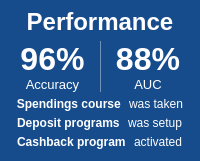
                             <widget class="QFrame" name="frame_6">
                              <property name="styleSheet">
                               <string notr="true">QFrame{
background-color: rgb(22, 76, 140);
border:0px solid red;
	color: rgb(255, 254, 255);
border-radius:30px
}</string>
                              </property>
                              <property name="frameShape">
                               <enum>QFrame::StyledPanel</enum>
                              </property>
                              <property name="frameShadow">
                               <enum>QFrame::Raised</enum>
                              </property>
                              <layout class="QVBoxLayout" name="verticalLayout_11">
                               <property name="spacing">
                                <number>5</number>
                               </property>
                               <property name="leftMargin">
                                <number>10</number>
                               </property>
                               <property name="topMargin">
                                <number>8</number>
                               </property>
                               <property name="rightMargin">
                                <number>10</number>
                               </property>
                               <property name="bottomMargin">
                                <number>12</number>
                               </property>
                               <item>
                                <widget class="QLabel" name="label_17">
                                 <property name="palette">
                                  <palette>
                                   <active>
                                    <colorrole role="WindowText">
                                     <brush brushstyle="SolidPattern">
                                      <color alpha="255">
                                       <red>255</red>
                                       <green>254</green>
                                       <blue>255</blue>
                                      </color>
                                     </brush>
                                    </colorrole>
                                    <colorrole role="Button">
                                     <brush brushstyle="SolidPattern">
                                      <color alpha="255">
                                       <red>22</red>
                                       <green>76</green>
                                       <blue>140</blue>
                                      </color>
                                     </brush>
                                    </colorrole>
                                    <colorrole role="Text">
                                     <brush brushstyle="SolidPattern">
                                      <color alpha="255">
                                       <red>255</red>
                                       <green>254</green>
                                       <blue>255</blue>
                                      </color>
                                     </brush>
                                    </colorrole>
                                    <colorrole role="ButtonText">
                                     <brush brushstyle="SolidPattern">
                                      <color alpha="255">
                                       <red>255</red>
                                       <green>254</green>
                                       <blue>255</blue>
                                      </color>
                                     </brush>
                                    </colorrole>
                                    <colorrole role="Base">
                                     <brush brushstyle="SolidPattern">
                                      <color alpha="255">
                                       <red>22</red>
                                       <green>76</green>
                                       <blue>140</blue>
                                      </color>
                                     </brush>
                                    </colorrole>
                                    <colorrole role="Window">
                                     <brush brushstyle="SolidPattern">
                                      <color alpha="255">
                                       <red>22</red>
                                       <green>76</green>
                                       <blue>140</blue>
                                      </color>
                                     </brush>
                                    </colorrole>
                                    <colorrole role="ToolTipText">
                                     <brush brushstyle="SolidPattern">
                                      <color alpha="255">
                                       <red>255</red>
                                       <green>255</green>
                                       <blue>255</blue>
                                      </color>
                                     </brush>
                                    </colorrole>
                                    <colorrole role="PlaceholderText">
                                     <brush brushstyle="NoBrush">
                                      <color alpha="128">
                                       <red>255</red>
                                       <green>254</green>
                                       <blue>255</blue>
                                      </color>
                                     </brush>
                                    </colorrole>
                                   </active>
                                   <inactive>
                                    <colorrole role="WindowText">
                                     <brush brushstyle="SolidPattern">
                                      <color alpha="255">
                                       <red>255</red>
                                       <green>254</green>
                                       <blue>255</blue>
                                      </color>
                                     </brush>
                                    </colorrole>
                                    <colorrole role="Button">
                                     <brush brushstyle="SolidPattern">
                                      <color alpha="255">
                                       <red>22</red>
                                       <green>76</green>
                                       <blue>140</blue>
                                      </color>
                                     </brush>
                                    </colorrole>
                                    <colorrole role="Text">
                                     <brush brushstyle="SolidPattern">
                                      <color alpha="255">
                                       <red>255</red>
                                       <green>254</green>
                                       <blue>255</blue>
                                      </color>
                                     </brush>
                                    </colorrole>
                                    <colorrole role="ButtonText">
                                     <brush brushstyle="SolidPattern">
                                      <color alpha="255">
                                       <red>255</red>
                                       <green>254</green>
                                       <blue>255</blue>
                                      </color>
                                     </brush>
                                    </colorrole>
                                    <colorrole role="Base">
                                     <brush brushstyle="SolidPattern">
                                      <color alpha="255">
                                       <red>22</red>
                                       <green>76</green>
                                       <blue>140</blue>
                                      </color>
                                     </brush>
                                    </colorrole>
                                    <colorrole role="Window">
                                     <brush brushstyle="SolidPattern">
                                      <color alpha="255">
                                       <red>22</red>
                                       <green>76</green>
                                       <blue>140</blue>
                                      </color>
                                     </brush>
                                    </colorrole>
                                    <colorrole role="ToolTipText">
                                     <brush brushstyle="SolidPattern">
                                      <color alpha="255">
                                       <red>255</red>
                                       <green>255</green>
                                       <blue>255</blue>
                                      </color>
                                     </brush>
                                    </colorrole>
                                    <colorrole role="PlaceholderText">
                                     <brush brushstyle="NoBrush">
                                      <color alpha="128">
                                       <red>255</red>
                                       <green>254</green>
                                       <blue>255</blue>
                                      </color>
                                     </brush>
                                    </colorrole>
                                   </inactive>
                                   <disabled>
                                    <colorrole role="WindowText">
                                     <brush brushstyle="SolidPattern">
                                      <color alpha="255">
                                       <red>255</red>
                                       <green>254</green>
                                       <blue>255</blue>
                                      </color>
                                     </brush>
                                    </colorrole>
                                    <colorrole role="Button">
                                     <brush brushstyle="SolidPattern">
                                      <color alpha="255">
                                       <red>22</red>
                                       <green>76</green>
                                       <blue>140</blue>
                                      </color>
                                     </brush>
                                    </colorrole>
                                    <colorrole role="Text">
                                     <brush brushstyle="SolidPattern">
                                      <color alpha="255">
                                       <red>255</red>
                                       <green>254</green>
                                       <blue>255</blue>
                                      </color>
                                     </brush>
                                    </colorrole>
                                    <colorrole role="ButtonText">
                                     <brush brushstyle="SolidPattern">
                                      <color alpha="255">
                                       <red>255</red>
                                       <green>254</green>
                                       <blue>255</blue>
                                      </color>
                                     </brush>
                                    </colorrole>
                                    <colorrole role="Base">
                                     <brush brushstyle="SolidPattern">
                                      <color alpha="255">
                                       <red>22</red>
                                       <green>76</green>
                                       <blue>140</blue>
                                      </color>
                                     </brush>
                                    </colorrole>
                                    <colorrole role="Window">
                                     <brush brushstyle="SolidPattern">
                                      <color alpha="255">
                                       <red>22</red>
                                       <green>76</green>
                                       <blue>140</blue>
                                      </color>
                                     </brush>
                                    </colorrole>
                                    <colorrole role="ToolTipText">
                                     <brush brushstyle="SolidPattern">
                                      <color alpha="255">
                                       <red>255</red>
                                       <green>255</green>
                                       <blue>255</blue>
                                      </color>
                                     </brush>
                                    </colorrole>
                                    <colorrole role="PlaceholderText">
                                     <brush brushstyle="NoBrush">
                                      <color alpha="128">
                                       <red>255</red>
                                       <green>254</green>
                                       <blue>255</blue>
                                      </color>
                                     </brush>
                                    </colorrole>
                                   </disabled>
                                  </palette>
                                 </property>
                                 <property name="font">
                                  <font>
                                   <family>Tahoma</family>
                                   <pointsize>18</pointsize>
                                   <weight>75</weight>
                                   <bold>true</bold>
                                  </font>
                                 </property>
                                 <property name="text">
                                  <string>Performance</string>
                                 </property>
                                 <property name="textFormat">
                                  <enum>Qt::AutoText</enum>
                                 </property>
                                 <property name="alignment">
                                  <set>Qt::AlignCenter</set>
                                 </property>
                                </widget>
                               </item>
                               <item>
                                <layout class="QHBoxLayout" name="horizontalLayout_58">
                                 <item>
                                  <layout class="QVBoxLayout" name="verticalLayout_13">
                                   <property name="spacing">
                                    <number>0</number>
                                   </property>
                                   <item>
                                    <widget class="QLabel" name="label_18">
                                     <property name="font">
                                      <font>
                                       <family>Tahoma</family>
                                       <pointsize>24</pointsize>
                                       <weight>75</weight>
                                       <bold>true</bold>
                                      </font>
                                     </property>
                                     <property name="text">
                                      <string>96%</string>
                                     </property>
                                     <property name="alignment">
                                      <set>Qt::AlignCenter</set>
                                     </property>
                                    </widget>
                                   </item>
                                   <item>
                                    <widget class="QLabel" name="label_19">
                                     <property name="font">
                                      <font>
                                       <family>Tahoma</family>
                                       <pointsize>10</pointsize>
                                       <weight>50</weight>
                                       <bold>false</bold>
                                      </font>
                                     </property>
                                     <property name="styleSheet">
                                      <string notr="true">color: rgb(255, 255, 255);</string>
                                     </property>
                                     <property name="text">
                                      <string>Accuracy</string>
                                     </property>
                                     <property name="alignment">
                                      <set>Qt::AlignCenter</set>
                                     </property>
                                    </widget>
                                   </item>
                                  </layout>
                                 </item>
                                 <item>
                                  <widget class="Line" name="line_3">
                                   <property name="maximumSize">
                                    <size>
                                     <width>1</width>
                                     <height>16777215</height>
                                    </size>
                                   </property>
                                   <property name="styleSheet">
                                    <string notr="true">background-color: rgba(255, 255, 255,100);</string>
                                   </property>
                                   <property name="orientation">
                                    <enum>Qt::Vertical</enum>
                                   </property>
                                  </widget>
                                 </item>
                                 <item>
                                  <layout class="QVBoxLayout" name="verticalLayout_14">
                                   <property name="spacing">
                                    <number>0</number>
                                   </property>
                                   <item>
                                    <widget class="QLabel" name="label_20">
                                     <property name="font">
                                      <font>
                                       <family>Tahoma</family>
                                       <pointsize>24</pointsize>
                                       <weight>75</weight>
                                       <bold>true</bold>
                                      </font>
                                     </property>
                                     <property name="text">
                                      <string>88%</string>
                                     </property>
                                     <property name="alignment">
                                      <set>Qt::AlignCenter</set>
                                     </property>
                                    </widget>
                                   </item>
                                   <item>
                                    <widget class="QLabel" name="label_21">
                                     <property name="font">
                                      <font>
                                       <family>Tahoma</family>
                                       <pointsize>10</pointsize>
                                       <weight>50</weight>
                                       <bold>false</bold>
                                      </font>
                                     </property>
                                     <property name="styleSheet">
                                      <string notr="true">color: rgb(255, 255, 255);</string>
                                     </property>
                                     <property name="text">
                                      <string>AUC</string>
                                     </property>
                                     <property name="alignment">
                                      <set>Qt::AlignCenter</set>
                                     </property>
                                    </widget>
                                   </item>
                                  </layout>
                                 </item>
                                </layout>
                               </item>
                               <item>
                                <layout class="QHBoxLayout" name="horizontalLayout_59">
                                 <property name="spacing">
                                  <number>8</number>
                                 </property>
                                 <item>
                                  <widget class="QPushButton" name="pushButton_7">
                                   <property name="font">
                                    <font>
                                     <family>Tahoma</family>
                                     <weight>75</weight>
                                     <bold>true</bold>
                                    </font>
                                   </property>
                                   <property name="styleSheet">
                                    <string notr="true">border:none;
color: rgb(255, 255, 255);</string>
                                   </property>
                                   <property name="text">
                                    <string>  Spendings course</string>
                                   </property>
                                   <property name="icon">
                                    <iconset resource="resources.qrc">
                                     <normaloff>:/svg/img/svg/箭头_页面_向上.png</normaloff>:/svg/img/svg/箭头_页面_向上.png</iconset>
                                   </property>
                                   <property name="iconSize">
                                    <size>
                                     <width>24</width>
                                     <height>24</height>
                                    </size>
                                   </property>
                                  </widget>
                                 </item>
                                 <item>
                                  <widget class="QLabel" name="label_22">
                                   <property name="maximumSize">
                                    <size>
                                     <width>16777215</width>
                                     <height>32</height>
                                    </size>
                                   </property>
                                   <property name="font">
                                    <font>
                                     <family>Tahoma</family>
                                    </font>
                                   </property>
                                   <property name="text">
                                    <string>was taken</string>
                                   </property>
                                  </widget>
                                 </item>
                                </layout>
                               </item>
                               <item>
                                <layout class="QHBoxLayout" name="horizontalLayout_11">
                                 <property name="spacing">
                                  <number>8</number>
                                 </property>
                                 <item>
                                  <widget class="QPushButton" name="pushButton_8">
                                   <property name="font">
                                    <font>
                                     <family>Tahoma</family>
                                     <weight>75</weight>
                                     <bold>true</bold>
                                    </font>
                                   </property>
                                   <property name="styleSheet">
                                    <string notr="true">border:none;
color: rgb(255, 255, 255);</string>
                                   </property>
                                   <property name="text">
                                    <string>  Deposit programs</string>
                                   </property>
                                   <property name="icon">
                                    <iconset resource="resources.qrc">
                                     <normaloff>:/svg/img/svg/闪电-实.png</normaloff>:/svg/img/svg/闪电-实.png</iconset>
                                   </property>
                                   <property name="iconSize">
                                    <size>
                                     <width>24</width>
                                     <height>24</height>
                                    </size>
                                   </property>
                                  </widget>
                                 </item>
                                 <item>
                                  <widget class="QLabel" name="label_23">
                                   <property name="maximumSize">
                                    <size>
                                     <width>16777215</width>
                                     <height>32</height>
                                    </size>
                                   </property>
                                   <property name="font">
                                    <font>
                                     <family>Tahoma</family>
                                    </font>
                                   </property>
                                   <property name="text">
                                    <string>was setup</string>
                                   </property>
                                  </widget>
                                 </item>
                                </layout>
                               </item>
                               <item>
                                <layout class="QHBoxLayout" name="horizontalLayout_60">
                                 <property name="spacing">
                                  <number>8</number>
                                 </property>
                                 <item>
                                  <widget class="QPushButton" name="pushButton_9">
                                   <property name="font">
                                    <font>
                                     <family>Tahoma</family>
                                     <weight>75</weight>
                                     <bold>true</bold>
                                    </font>
                                   </property>
                                   <property name="styleSheet">
                                    <string notr="true">border:none;
color: rgb(255, 255, 255);</string>
                                   </property>
                                   <property name="text">
                                    <string>  Cashback program</string>
                                   </property>
                                   <property name="icon">
                                    <iconset resource="resources.qrc">
                                     <normaloff>:/svg/img/svg/星星.png</normaloff>:/svg/img/svg/星星.png</iconset>
                                   </property>
                                   <property name="iconSize">
                                    <size>
                                     <width>24</width>
                                     <height>24</height>
                                    </size>
                                   </property>
                                  </widget>
                                 </item>
                                 <item>
                                  <widget class="QLabel" name="label_24">
                                   <property name="maximumSize">
                                    <size>
                                     <width>16777215</width>
                                     <height>32</height>
                                    </size>
                                   </property>
                                   <property name="font">
                                    <font>
                                     <family>Tahoma</family>
                                    </font>
                                   </property>
                                   <property name="text">
                                    <string>activated</string>
                                   </property>
                                  </widget>
                                 </item>
                                </layout>
                               </item>
                              </layout>
                             </widget>
